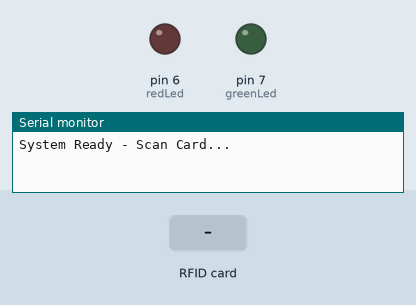
Recording of a sketch running on a simulated Arduino Uno, built with avr-gcc and run on an emulated ATmega328P. On the bench: output pins drawn as LEDs (lit = HIGH), the last lines printed to the serial monitor. The test bench sets the inputs (shaded band). Pins used as bus, display or sensor lines are not drawn.

Above: at 1.2 s.
1.3 s: RFID card 11 22 33 44 held to the reader
At 2.1 s:
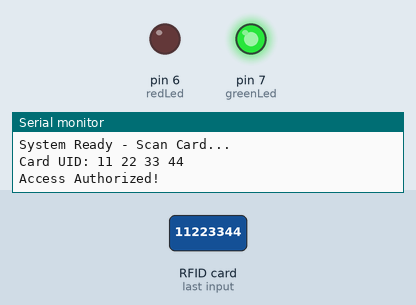
3.8 s: RFID card 5E 7A 19 C4 held to the reader
At 4.6 s:
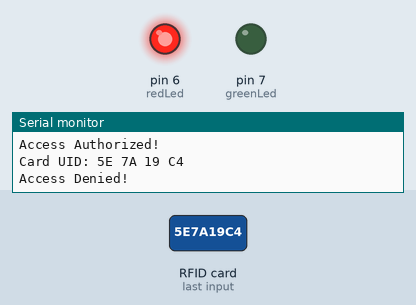
Timing chart, 0 to 6.8 s (numbered marks = the images above; inputs shaded):
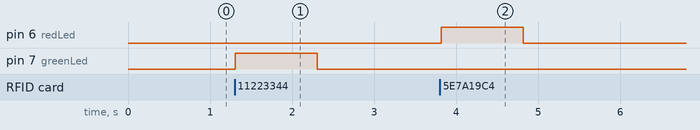

Measured:
- after the input at 1.3 s, pin 7 (greenLed): LOW → HIGH at once, → LOW 1.0 s later
- after the input at 3.8 s, pin 6 (redLed): LOW → HIGH at once, → LOW 1.0 s later

The sketch:

sketch.ino
```cpp
#include <SPI.h>
#include <MFRC522.h>

#define SS_PIN 10
#define RST_PIN 9

MFRC522 mfrc522(SS_PIN, RST_PIN);

const int greenLed = 7;
const int redLed = 6;

void setup() {
  Serial.begin(9600);
  SPI.begin();
  mfrc522.PCD_Init();

  pinMode(greenLed, OUTPUT);
  pinMode(redLed, OUTPUT);

  Serial.println("System Ready - Scan Card...");
}

void loop() {
  if ( ! mfrc522.PICC_IsNewCardPresent() || ! mfrc522.PICC_ReadCardSerial() ) {
    return;
  }

  Serial.print("Card UID:");
  String content= "";
  for (byte i = 0; i < mfrc522.uid.size; i++) {
     content.concat(String(mfrc522.uid.uidByte[i] < 0x10 ? " 0" : " "));
     content.concat(String(mfrc522.uid.uidByte[i], HEX));
  }
  content.toUpperCase();
  Serial.println(content);

  if (content.substring(1) == "11 22 33 44") {
    Serial.println("Access Authorized!");
    digitalWrite(greenLed, HIGH);
    delay(1000);
    digitalWrite(greenLed, LOW);
  } else {
    Serial.println("Access Denied!");
    digitalWrite(redLed, HIGH);
    delay(1000);
    digitalWrite(redLed, LOW);
  }

  mfrc522.PICC_HaltA();
}
```
